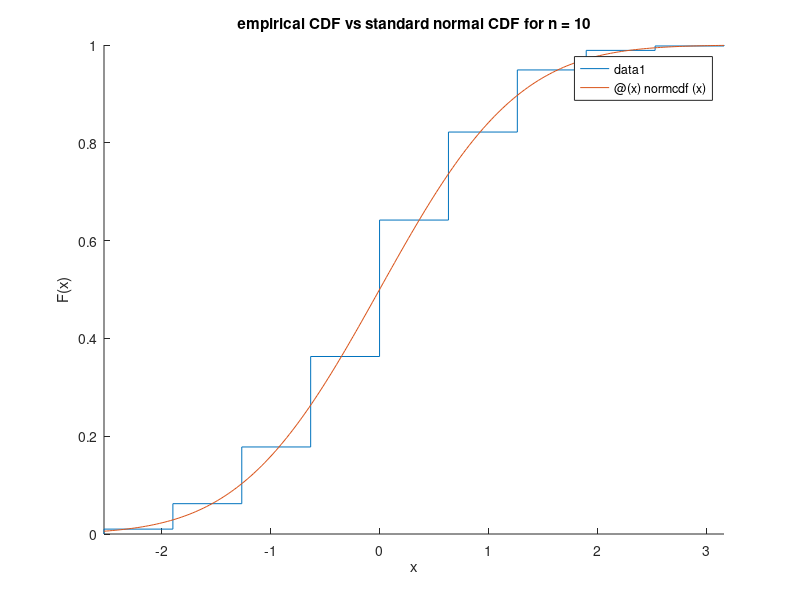
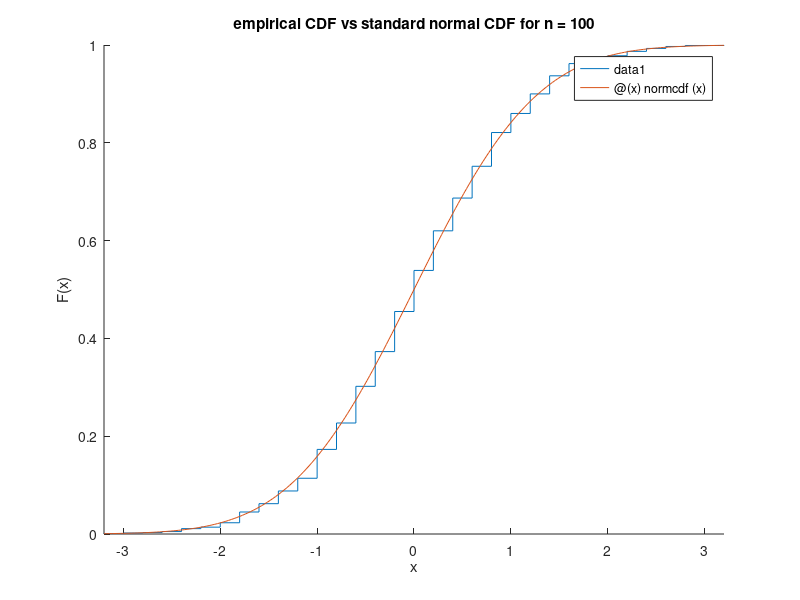
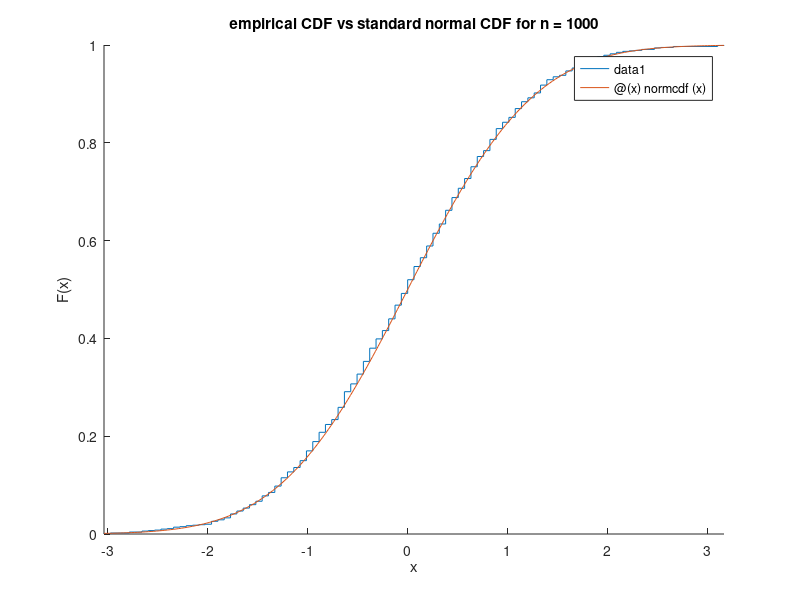
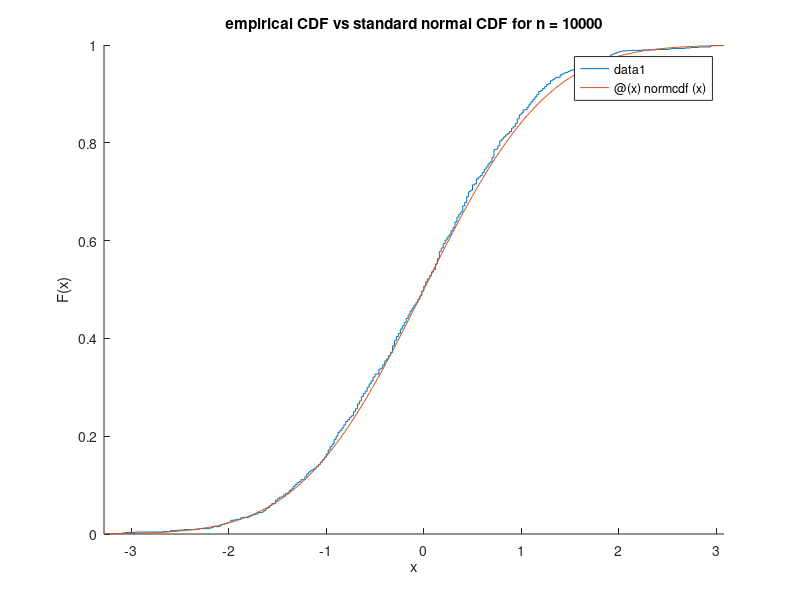

MATLAB code for these plots, in order:
% PS2Q6a
clear;
n = 10;
N = 10^3;
y = zeros(N, 1);
for i = 1:N
    y(i) = sqrt(n) .* mean(datasample([-1 1], n));
end

% PS2Q6b
figure
hold on
ecdf(y)
low = min(y);
high = max(y);
fplot(@(x) normcdf(x), [low high])
title("empirical CDF vs standard normal CDF for n = 10")
hold off

% PS2Q6c

% n = 100
n = 100;
for i = 1:N
    y(i) = sqrt(n) .* mean(datasample([-1 1], n));
end
figure
hold on
ecdf(y)
low = min(y);
high = max(y);
fplot(@(x) normcdf(x), [low high])
title("empirical CDF vs standard normal CDF for n = 100")
hold off

% n = 1000
n = 1000;
for i = 1:N
    y(i) = sqrt(n) .* mean(datasample([-1 1], n));
end
figure
hold on
ecdf(y)
low = min(y);
high = max(y);
fplot(@(x) normcdf(x), [low high])
title("empirical CDF vs standard normal CDF for n = 1000")
hold off

% n = 10000
n = 10000;
for i = 1:N
    y(i) = sqrt(n) .* mean(datasample([-1 1], n));
end
figure
hold on
ecdf(y)
low = min(y);
high = max(y);
fplot(@(x) normcdf(x), [low high])
title("empirical CDF vs standard normal CDF for n = 10000")
hold off